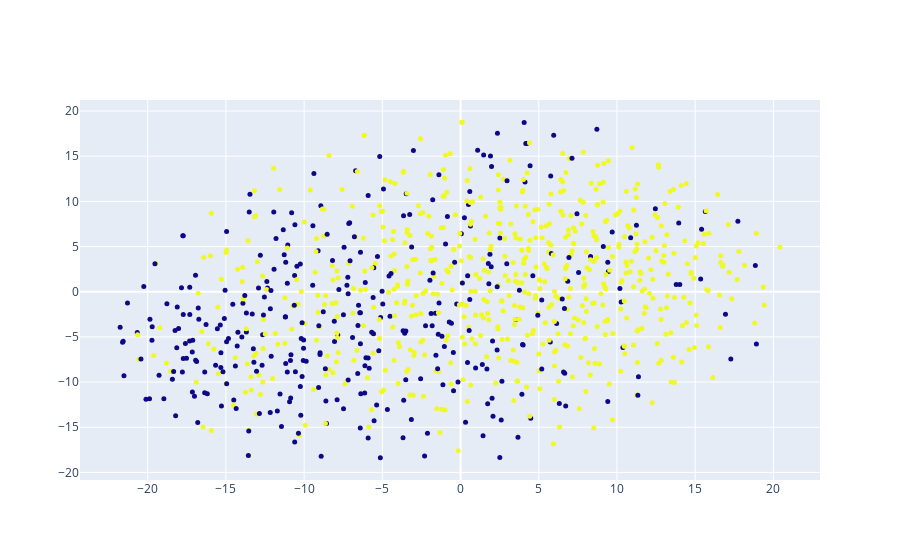

Source (notebook cell):
### Code cell
x_vals, y_vals, labels = reduce_dimensions(model)

plot_with_plotly(x_vals, y_vals, labels)

### Figure 1 — Plotly figure (JSON) as saved in the notebook; plotly's stock layout.template omitted (floating-point values rounded to 4 significant figures; data arrays with more than 128 entries replaced by an {"elided": "..."} marker saying what was removed)
{"data": [{"marker": {"color": {"elided": "965 int values"}, "size": 5}, "mode": "markers", "text": {"elided": "965 int values"}, "type": "scatter", "x": {"elided": "965 float values"}, "y": {"elided": "965 float values"}}], "layout": {}}
